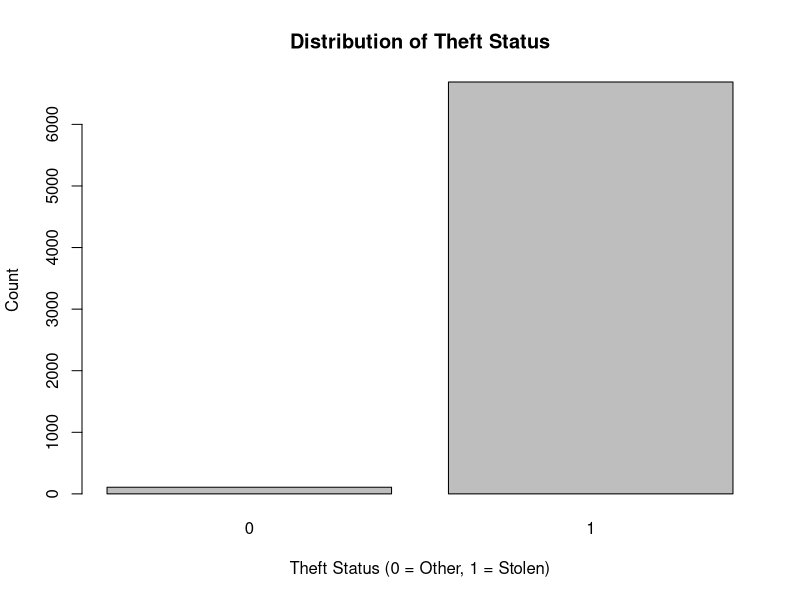
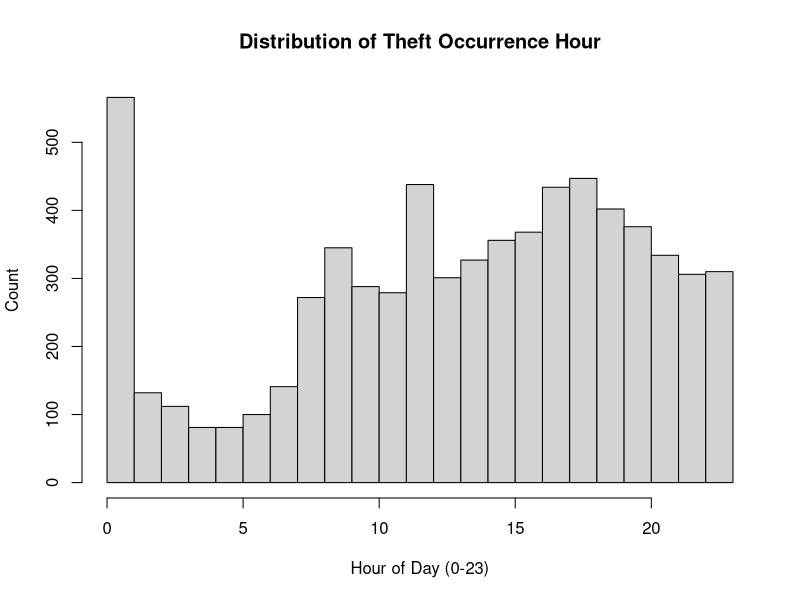
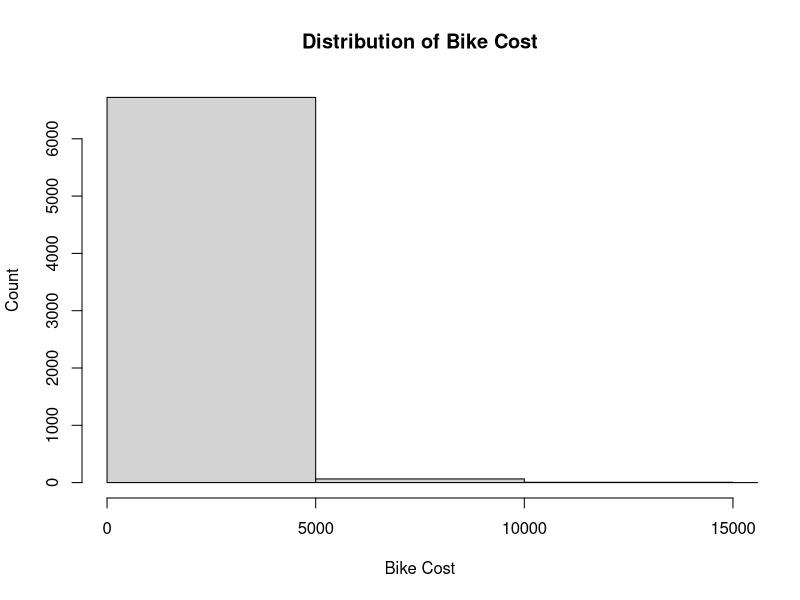
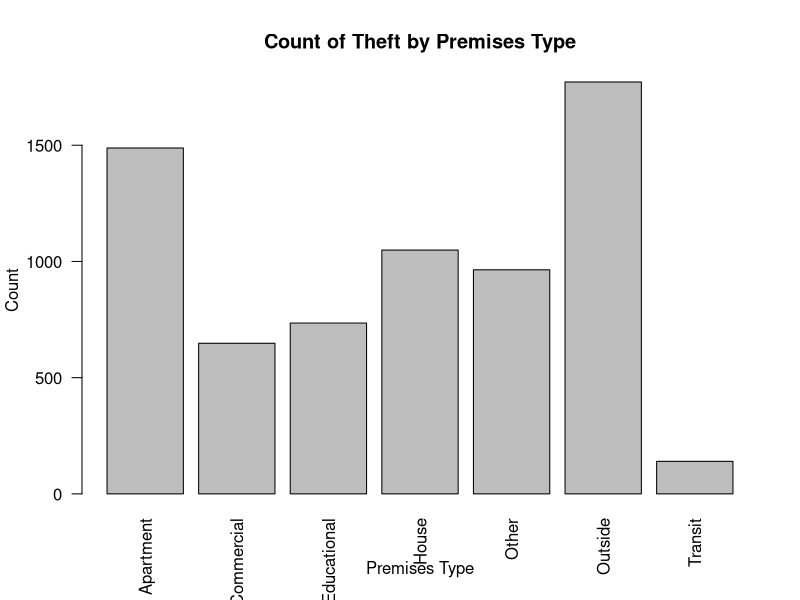
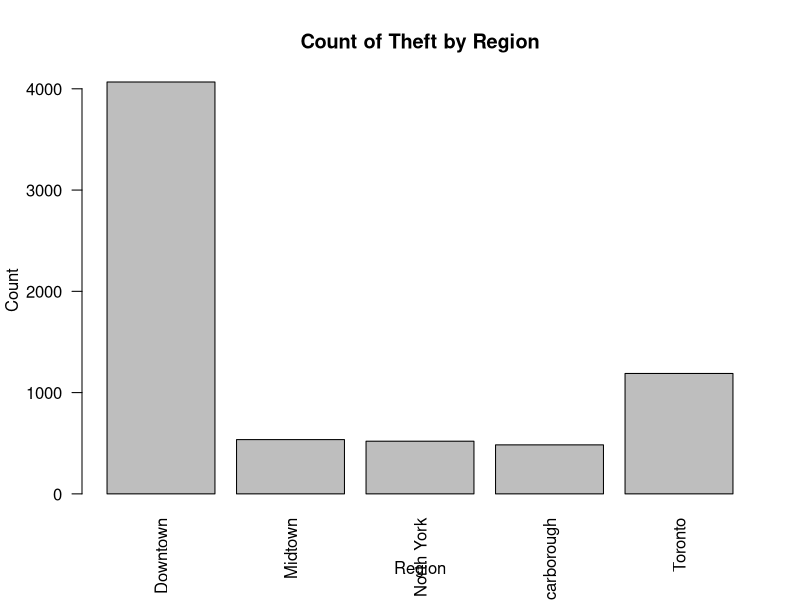

Generate these figures, in order, with R:
#### Preamble ####
# Purpose: Give a basic EDA to each variables in cleaned data.
# Author: Yi Tang
# Date: 26 Novemeber 2024
# Contact: zachayr.tang@mail.utoronto.ca
# License: MIT
# Pre-requisites: No.
# Any other information needed? No.


# Load necessary libraries
library(ggplot2)
library(dplyr)

# Step 1: Load analysis data
analysis_data <- read.csv("data/02-analysis_data/analysis_data.csv")

# Step 2: Summary statistics
summary_stats <- summary(analysis_data)
#print(summary_stats)

# Step 3: Plot Theft_Status distribution
barplot(table(analysis_data$Theft_Status),
        main = "Distribution of Theft Status",
        xlab = "Theft Status (0 = Other, 1 = Stolen)",
        ylab = "Count")

# Step 4: Plot Occurrence_Hour distribution
hist(analysis_data$Occurrence_Hour,
     main = "Distribution of Theft Occurrence Hour",
     xlab = "Hour of Day (0-23)",
     ylab = "Count",
     breaks = 24)

# Step 5: Plot Bike_Cost distribution
hist(analysis_data$Bike_Cost,
     main = "Distribution of Bike Cost",
     xlab = "Bike Cost",
     ylab = "Count",
     breaks = 20,
     xlim = c(0, 15000))

# Step 6: Count by Premises_Type
barplot(table(analysis_data$Premises_Type),
        main = "Count of Theft by Premises Type",
        xlab = "Premises Type",
        ylab = "Count",
        las = 2)

# Step 7: Count by Region
barplot(table(analysis_data$Region),
        main = "Count of Theft by Region",
        xlab = "Region",
        ylab = "Count",
        las = 2)
